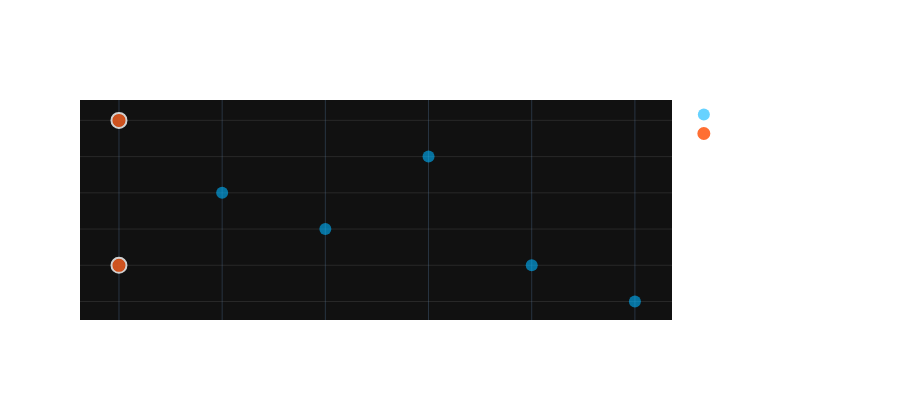

Notebook code cell kept with this figure:
### Markdown cell above
### 3.)  What AI Actually Learns

Any machine learning or artificial intelligence algorithm is learning the expectation, more specifically its learning a non-linear conditional expectation. 

There is no such thing as a prediction, its producing an expectation level for decision making.  

Most thinks without an infinite number of inputs are not *one-to-one*, think about age and height - is everyone who is the same age the same height? No, but if we condition on enough data we can model the differences.  Too much conditioning and we miss the plot and overfit - not enough and we are just left with a terrible level or (*sigh* prediction).

### Code cell
import numpy as np
import plotly.graph_objects as go

# Create sample data
np.random.seed(42)
ages = [25, 25, 30, 35, 40, 45, 50]  # Two people are age 25
heights = [68, 72, 70, 69, 71, 68, 67]  # Different heights for age 25

# Create scatter plot
fig = go.Figure()

# Add scatter points
fig.add_trace(go.Scatter(
    x=ages,
    y=heights,
    mode='markers',
    marker=dict(
        size=12,
        color='#00b4ff',
        opacity=0.6
    ),
    name='Age-Height Data'
))

# Highlight the two points at age 25
fig.add_trace(go.Scatter(
    x=[25, 25],
    y=[68, 72],
    mode='markers',
    marker=dict(
        size=15,
        color='#ff4b00',
        opacity=0.8,
        line=dict(color='white', width=2)
    ),
    name='Same Age, Different Heights'
))

# Update layout
fig.update_layout(
    height=400,
    template='plotly_dark',
    paper_bgcolor='rgba(0,0,0,0)',
    font=dict(color='white'),
    title_text='Age vs Height Example',
    title_x=0.5,
    title_font_size=20,
    xaxis_title='Age (years)',
    yaxis_title='Height (inches)',
    yaxis=dict(
        gridwidth=1,
        gridcolor='rgba(128,128,128,0.2)',
        zeroline=True,
        zerolinewidth=1,
        zerolinecolor='rgba(128,128,128,0.5)',
        showgrid=True
    )
)

fig.show()

### Figure 1 — Plotly figure (JSON) as saved in the notebook; plotly's stock layout.template omitted (floating-point values rounded to 4 significant figures)
{"data": [{"marker": {"color": "#00b4ff", "opacity": 0.6, "size": 12}, "mode": "markers", "name": "Age-Height Data", "type": "scatter", "x": [25, 25, 30, 35, 40, 45, 50], "y": [68, 72, 70, 69, 71, 68, 67]}, {"marker": {"color": "#ff4b00", "line": {"color": "white", "width": 2}, "opacity": 0.8, "size": 15}, "mode": "markers", "name": "Same Age, Different Heights", "type": "scatter", "x": [25, 25], "y": [68, 72]}], "layout": {"font": {"color": "white"}, "height": 400, "paper_bgcolor": "rgba(0,0,0,0)", "title": {"font": {"size": 20}, "text": "Age vs Height Example", "x": 0.5}, "xaxis": {"title": {"text": "Age (years)"}}, "yaxis": {"gridcolor": "rgba(128,128,128,0.2)", "gridwidth": 1, "showgrid": true, "title": {"text": "Height (inches)"}, "zeroline": true, "zerolinecolor": "rgba(128,128,128,0.5)", "zerolinewidth": 1}}}
